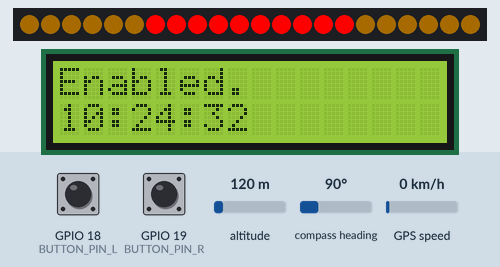
Simulated run of this sketch. Board: ESP32. Parts: 22 RGB LEDs in strip order, left to right, 16×2 character LCD. The test bench sets the inputs (shaded band); at power-on: GPIO 18 (BUTTON_PIN_L) HIGH, GPIO 19 (BUTTON_PIN_R) HIGH, compass heading 90°, GPS speed 0 km/h, altitude 120 m. The local clock reads 2024-03-15 10:24:30 at power-on unless the sketch sets it; the GPS gets a fix after 3 s at 37.7749, -122.4194 with 8 satellites; what the sketch prints to the serial monitor is not drawn.

Above: at 2.8 s.
2.9 s: GPIO 18 (BUTTON_PIN_L) pulled LOW for 0.15 s
At 3.26 s:
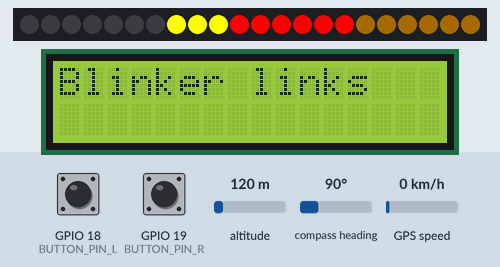
3.6 s: GPIO 19 (BUTTON_PIN_R) pulled LOW for 3.2 s
At 7.38 s:
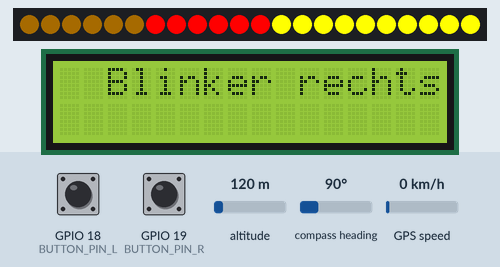
7.4 s: GPIO 18 (BUTTON_PIN_L) pulled LOW for 3.2 s
At 10.4 s:
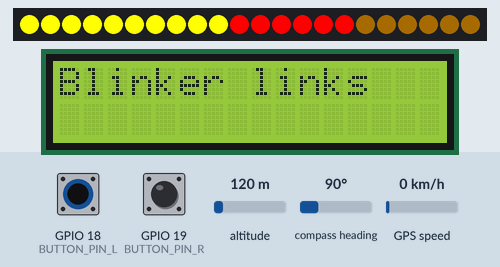
11.2 s: compass heading set to 180°
14.7 s: GPIO 19 (BUTTON_PIN_R) pulled LOW for 0.15 s
At 14.91 s:
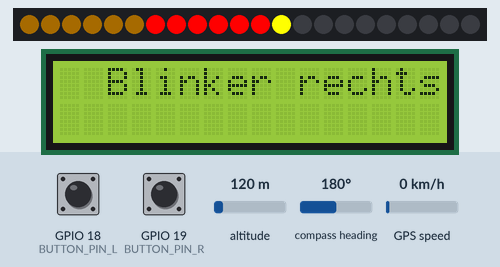
15.4 s: GPS speed set to 30 km/h
At 15.41 s:
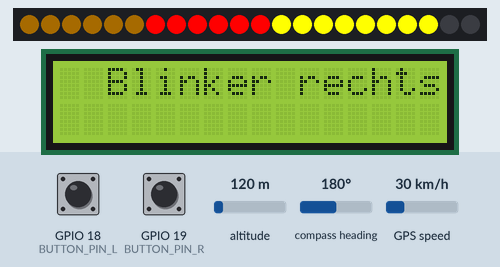

Measured:
- after the input at 2.9 s, the display: first differs from a run without the input after 0.30 s (image 1)
- after the input at 7.4 s, the display: first differs from a run without the input after 1.6 s (image 3 shows a later state)
- after the input at 14.7 s, the display: changes after 0.15 s (image 4)

The sketch:

EScooter_Blinker.ino
```cpp
#include <Adafruit_NeoPixel.h>
#include <LiquidCrystal_I2C.h>
#include <ezButton.h>

#include <ESP32Time.h>

#include <TinyGPSPlus.h>

ESP32Time rtc(3600);

String uhr = "0";

TinyGPSPlus gps;

LiquidCrystal_I2C lcd(0x27, 16, 2);

#define PIN_NEO_PIXEL 15
#define NUM_PIXELS 22
#define BUTTON_PIN_R 19
#define BUTTON_PIN_L 18

int Year = gps.date.year();
byte Month = gps.date.month();
byte Day = gps.date.day();
byte Hour = gps.time.hour();
byte Minute = gps.time.minute();
byte Second = gps.time.second();


ezButton button_l(BUTTON_PIN_L);
ezButton button_r(BUTTON_PIN_R);

int a = 1;
int startupvar = 1;


Adafruit_NeoPixel NeoPixel(NUM_PIXELS, PIN_NEO_PIXEL, NEO_GRB + NEO_KHZ800);

void blinker_l() {
  for (int i=0; i<2; i++) {
    NeoPixel.fill(NeoPixel.Color(0, 0, 0), 0, 9);
    Serial.println(i);

    for (int pixel = 9; pixel>-1; pixel--) {
      NeoPixel.setPixelColor(pixel, NeoPixel.Color(255, 255, 0));
      NeoPixel.show();

      delay(70);
    }
//  if(digitalRead(button_r.isPressed())) {
//    i = 3;
//    }
  }
  NeoPixel.fill(NeoPixel.Color(209/5, 134/5, 0), 0, 6);

  NeoPixel.fill(NeoPixel.Color(255, 0, 0), 6, 4);
  NeoPixel.show();
}

void blinker_r() {
  for (int i=0; i<2; i++) {
    NeoPixel.fill(NeoPixel.Color(0, 0, 0), 12, 10);

    for (int pixel = 12; pixel < 22; pixel++) {
      NeoPixel.setPixelColor(pixel, NeoPixel.Color(255, 255, 0));
      NeoPixel.show();

      delay(70);
    }

  //currentState_R = digitalRead(BUTTON_PIN_R);

//  if(lastState_R == HIGH && currentState_R == LOW) {
//    i = 3;
//    }

  }
    NeoPixel.fill(NeoPixel.Color(209/5, 134/5, 0), 16, 6);

    NeoPixel.fill(NeoPixel.Color(255, 0, 0), 12, 4);
    NeoPixel.show();
}

void gettime() {

//  setTime(Hour, Minute, Second, Day, Month, Year);

  rtc.setTime(Second, Minute, Hour, Day, Month, Year);

 // adjusttime(2, 0);
  }

void emergency() {
  NeoPixel.fill(NeoPixel.Color(255, 255, 0), 0, NUM_PIXELS);
  NeoPixel.show();
  delay(200);
  NeoPixel.fill(NeoPixel.Color(0, 0, 0), 0, NUM_PIXELS);
  NeoPixel.show();
  delay(200);
}

void startup(){
  for (int pixel = 0; pixel < 6; pixel++) {
    NeoPixel.setPixelColor(pixel, NeoPixel.Color(209/5, 134/5, 0));
    NeoPixel.show();
    delay(70);
  }
  for (int pixel = 6; pixel < 16; pixel++) {
    NeoPixel.setPixelColor(pixel, NeoPixel.Color(255, 0, 0));
    NeoPixel.show();
    delay(70);
  }
  for (int pixel = 16; pixel < 22; pixel++) {
    NeoPixel.setPixelColor(pixel, NeoPixel.Color(209/5, 134/5, 0));
    NeoPixel.show();
    delay(70);
  }
}

void setup() {

  Serial.begin(9600);
  Serial2.begin(9600);

  NeoPixel.begin();

  button_l.setDebounceTime(100);
  button_r.setDebounceTime(100);

  lcd.init();
  lcd.backlight();
  lcd.setCursor(0, 0);
  lcd.print("Enabled.");

  startup();

}

void loop() {

  button_l.loop();
  button_r.loop();

  if(button_l.getState() == 0 && button_r.getState() == 1) {
    lcd.clear();
    lcd.setCursor(0, 0);
    lcd.print("Blinker links");
    Serial.println("Blinker links");
    blinker_l();
    lcd.clear();

  } else if (button_r.getState() == 0 && button_l.getState() == 1) {
    lcd.clear();
    lcd.setCursor(2, 0);
    lcd.print("Blinker rechts");
    Serial.println("Blinker rechts");
    blinker_r();
    lcd.clear();
  }


//  Serial.write(Serial2.read());
  if (gps.encode(Serial2.read())){
    /*
    if (gps.time.isUpdated()) {
      byte Hour = gps.time.hour();
      byte Minute = gps.time.minute();
      byte Second = gps.time.second();

      int HourMESZ = Hour + 2;

      lcd.clear();
      lcd.setCursor(0, 1);

      lcd.print(HourMESZ);
      lcd.print(":");
      lcd.print(Minute);
      lcd.print(":");
      lcd.print(Second);

      lcd.setCursor(0, 0);
      lcd.print("Speed: ");
      lcd.print(gps.speed.kmph());
    }
  } */
    if (gps.time.isValid() && startupvar == 1){
      gettime();
      startupvar = 0;
    } else {
        lcd.setCursor(0, 1);
        lcd.print("No GPS");
        }
      }

  if (rtc.getTime() != uhr) {
    lcd.setCursor(0, 1);
    lcd.print(rtc.getTime() + "\n");
    Serial.println(rtc.getDateTime(true) + "\n");
    Serial.println(gps.time.hour() + "\n");
    String uhr = rtc.getTime();
  }
}
```
